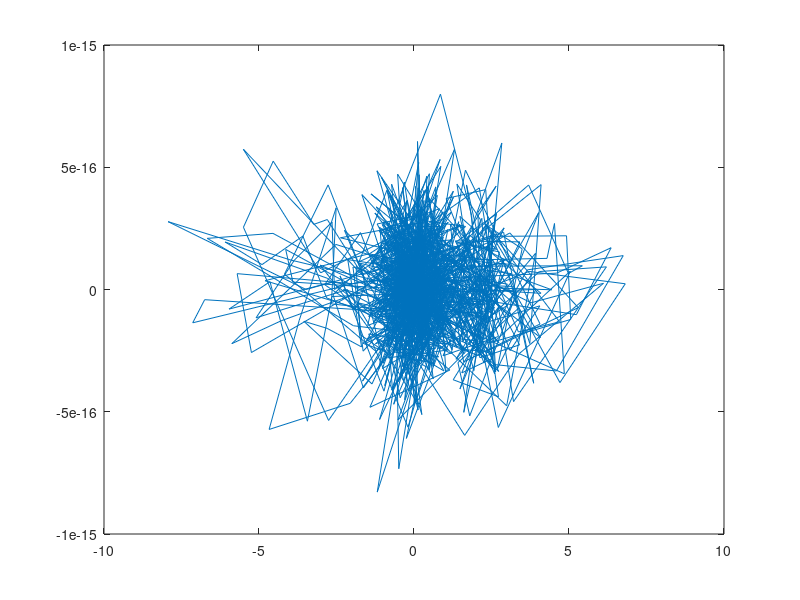
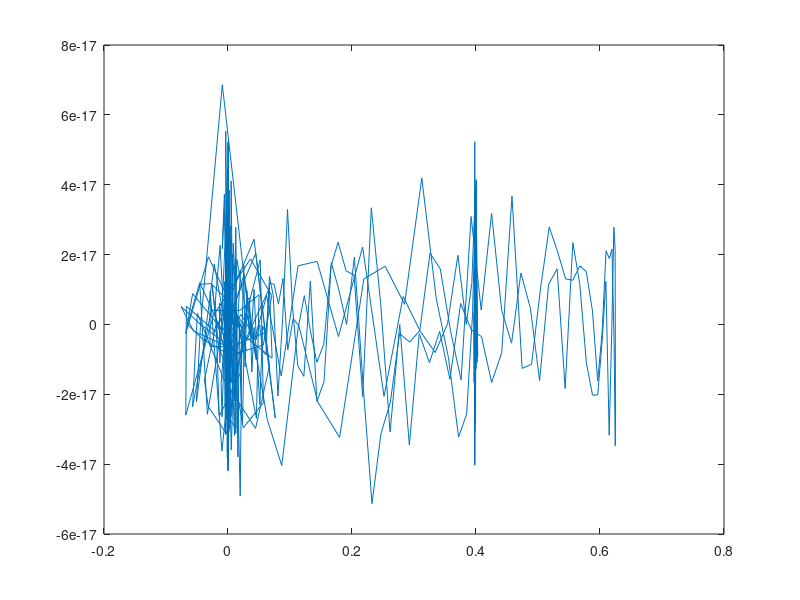
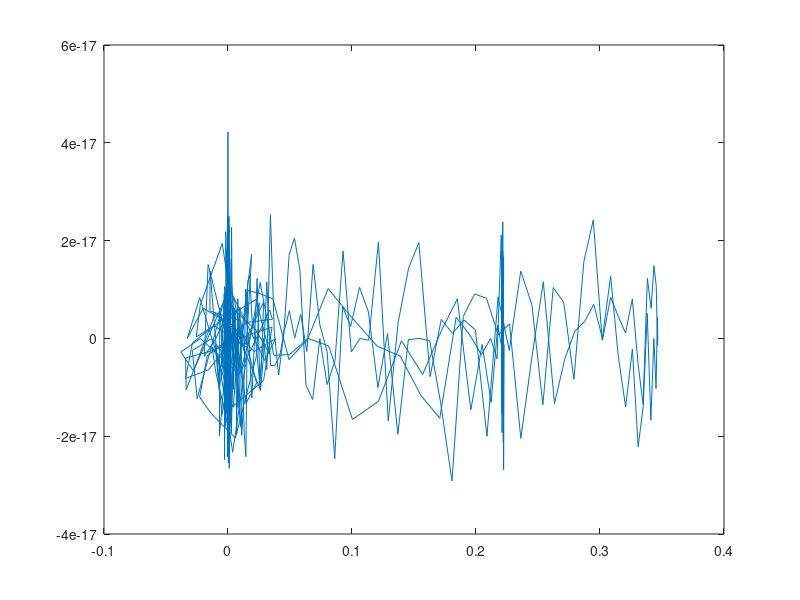
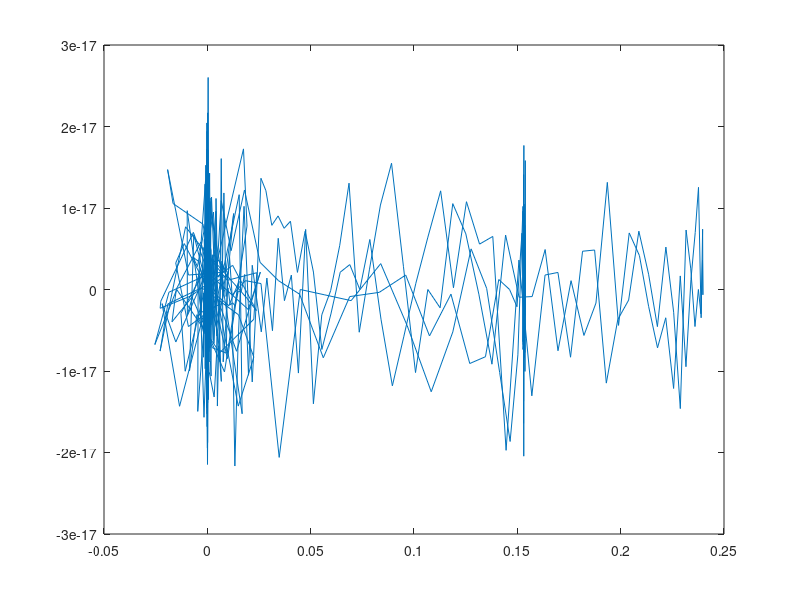

MATLAB code for these plots, in order:
clear all;
close all;
clc

%Before running code! Plase, dowload the x4fun.mat in our github. If you
%cant find it, then go to Canvas under the projecy folder in EE23

%Conclusion: Incrementing the eigen value, reduces the noise. However, the
%bigger the eigen value, the lower the Amplitude of the signal.

load('x4fun.mat')

N_SAMP = 1024;
N = 11;

w = linspace(0, 2 * pi * (1 - 1 / N_SAMP), N_SAMP);
w = transpose(w);

h_n = zeros(N_SAMP, 1);
h_n(1 : 11) = 1/N;

%PArt1, a)
y_n = conv(x, h_n);

Y_jw = fft(y_n, N_SAMP);

H_jw = fft(h_n, N_SAMP);

% Replace H_jw_inv with Wiener filter!
eigen = linspace(0, 20, 6); 
noise_n = 0.01 * randn(N_SAMP, 1);
noise_jw = fft(noise_n);
Y_jw_noise = Y_jw + noise_jw;

% Try multiple values of eigen
for i = 1 : length(eigen)
    H_w_jw = conj(H_jw) ./ ((abs(H_jw) .^ 2) + eigen(i));
    X_jw = Y_jw_noise .* H_w_jw;
    x_d2 = ifft(X_jw,N_SAMP);
    figure(i)
    plot(x_d2);
end
